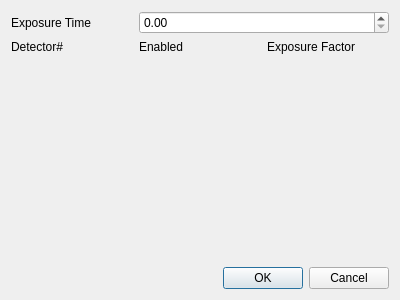
<?xml version="1.0" encoding="UTF-8"?>
<ui version="4.0">
 <class>QxrdExposurePreferencesDialog</class>
 <widget class="QDialog" name="QxrdExposurePreferencesDialog">
  <property name="geometry">
   <rect>
    <x>0</x>
    <y>0</y>
    <width>400</width>
    <height>300</height>
   </rect>
  </property>
  <property name="windowTitle">
   <string>Dialog</string>
  </property>
  <layout class="QGridLayout" name="gridLayout_2">
   <item row="0" column="0">
    <layout class="QGridLayout" name="m_ExposureGrid">
     <item row="0" column="0">
      <widget class="QLabel" name="label">
       <property name="text">
        <string>Exposure Time</string>
       </property>
      </widget>
     </item>
     <item row="0" column="1" colspan="2">
      <widget class="QDoubleSpinBox" name="m_ExposureTime"/>
     </item>
     <item row="1" column="0">
      <widget class="QLabel" name="label_2">
       <property name="text">
        <string>Detector#</string>
       </property>
      </widget>
     </item>
     <item row="1" column="1">
      <widget class="QLabel" name="label_3">
       <property name="text">
        <string>Enabled</string>
       </property>
      </widget>
     </item>
     <item row="1" column="2">
      <widget class="QLabel" name="label_4">
       <property name="text">
        <string>Exposure Factor</string>
       </property>
      </widget>
     </item>
    </layout>
   </item>
   <item row="1" column="0">
    <spacer name="verticalSpacer">
     <property name="orientation">
      <enum>Qt::Vertical</enum>
     </property>
     <property name="sizeHint" stdset="0">
      <size>
       <width>378</width>
       <height>203</height>
      </size>
     </property>
    </spacer>
   </item>
   <item row="2" column="0">
    <widget class="QDialogButtonBox" name="buttonBox">
     <property name="orientation">
      <enum>Qt::Horizontal</enum>
     </property>
     <property name="standardButtons">
      <set>QDialogButtonBox::Cancel|QDialogButtonBox::Ok</set>
     </property>
    </widget>
   </item>
  </layout>
 </widget>
 <resources/>
 <connections>
  <connection>
   <sender>buttonBox</sender>
   <signal>accepted()</signal>
   <receiver>QxrdExposurePreferencesDialog</receiver>
   <slot>accept()</slot>
   <hints>
    <hint type="sourcelabel">
     <x>248</x>
     <y>254</y>
    </hint>
    <hint type="destinationlabel">
     <x>157</x>
     <y>274</y>
    </hint>
   </hints>
  </connection>
  <connection>
   <sender>buttonBox</sender>
   <signal>rejected()</signal>
   <receiver>QxrdExposurePreferencesDialog</receiver>
   <slot>reject()</slot>
   <hints>
    <hint type="sourcelabel">
     <x>316</x>
     <y>260</y>
    </hint>
    <hint type="destinationlabel">
     <x>286</x>
     <y>274</y>
    </hint>
   </hints>
  </connection>
 </connections>
</ui>
